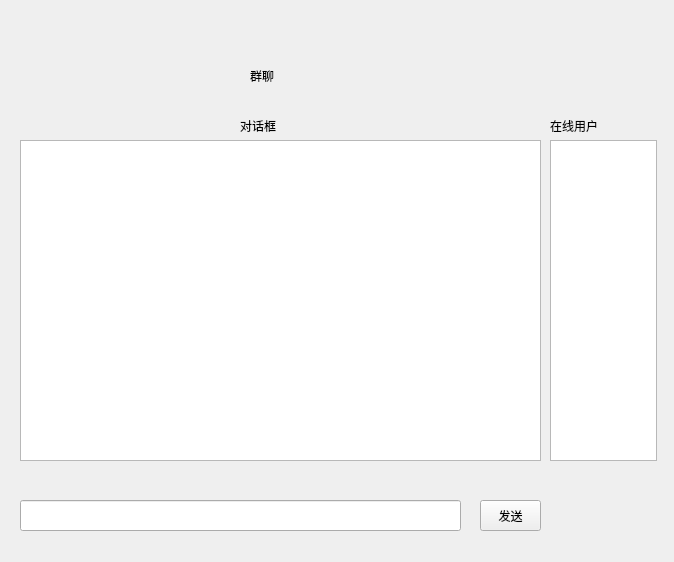
<?xml version="1.0" encoding="UTF-8"?>
<ui version="4.0">
 <class>PublicChat</class>
 <widget class="QWidget" name="PublicChat">
  <property name="geometry">
   <rect>
    <x>0</x>
    <y>0</y>
    <width>674</width>
    <height>562</height>
   </rect>
  </property>
  <property name="windowTitle">
   <string>Form</string>
  </property>
  <widget class="QTextEdit" name="chatDisplay">
   <property name="geometry">
    <rect>
     <x>20</x>
     <y>140</y>
     <width>521</width>
     <height>321</height>
    </rect>
   </property>
   <property name="readOnly">
    <bool>true</bool>
   </property>
  </widget>
  <widget class="QPushButton" name="sendButton">
   <property name="geometry">
    <rect>
     <x>480</x>
     <y>500</y>
     <width>61</width>
     <height>31</height>
    </rect>
   </property>
   <property name="text">
    <string>发送</string>
   </property>
  </widget>
  <widget class="QLineEdit" name="sendMsgLine">
   <property name="geometry">
    <rect>
     <x>20</x>
     <y>500</y>
     <width>441</width>
     <height>31</height>
    </rect>
   </property>
  </widget>
  <widget class="QTextEdit" name="currentPeople">
   <property name="geometry">
    <rect>
     <x>550</x>
     <y>140</y>
     <width>107</width>
     <height>321</height>
    </rect>
   </property>
   <property name="readOnly">
    <bool>true</bool>
   </property>
  </widget>
  <widget class="QLabel" name="label">
   <property name="geometry">
    <rect>
     <x>250</x>
     <y>50</y>
     <width>91</width>
     <height>51</height>
    </rect>
   </property>
   <property name="styleSheet">
    <string notr="true">font: 18pt &quot;宋体&quot;;</string>
   </property>
   <property name="text">
    <string>群聊</string>
   </property>
  </widget>
  <widget class="QLabel" name="label_2">
   <property name="geometry">
    <rect>
     <x>240</x>
     <y>110</y>
     <width>81</width>
     <height>31</height>
    </rect>
   </property>
   <property name="styleSheet">
    <string notr="true">font: 12pt &quot;宋体&quot;;</string>
   </property>
   <property name="text">
    <string>对话框</string>
   </property>
  </widget>
  <widget class="QLabel" name="label_3">
   <property name="geometry">
    <rect>
     <x>550</x>
     <y>110</y>
     <width>101</width>
     <height>31</height>
    </rect>
   </property>
   <property name="styleSheet">
    <string notr="true">font: 12pt &quot;宋体&quot;;</string>
   </property>
   <property name="text">
    <string>在线用户</string>
   </property>
  </widget>
  <widget class="QLabel" name="headLabel">
   <property name="geometry">
    <rect>
     <x>40</x>
     <y>30</y>
     <width>71</width>
     <height>71</height>
    </rect>
   </property>
   <property name="text">
    <string/>
   </property>
  </widget>
  <widget class="QLabel" name="userNameLabel">
   <property name="geometry">
    <rect>
     <x>140</x>
     <y>70</y>
     <width>81</width>
     <height>31</height>
    </rect>
   </property>
   <property name="text">
    <string/>
   </property>
  </widget>
 </widget>
 <resources/>
 <connections/>
</ui>
